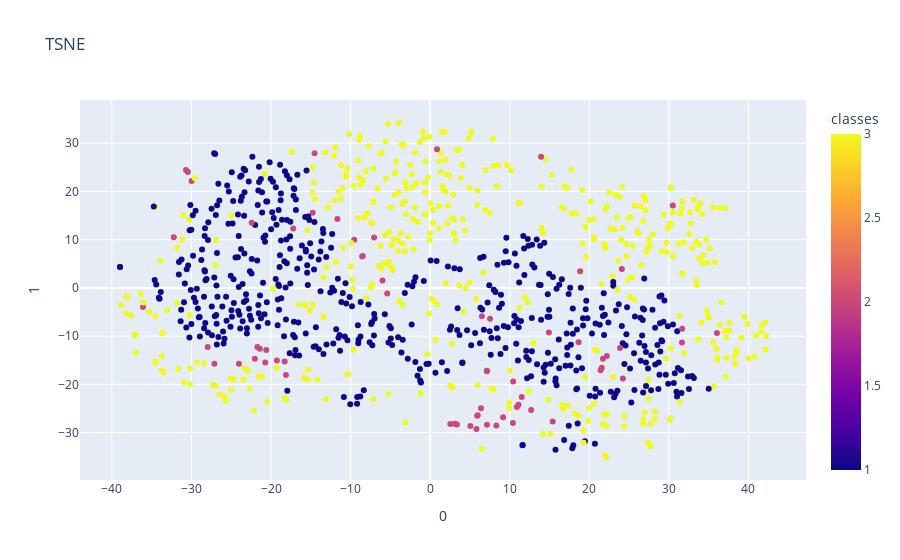
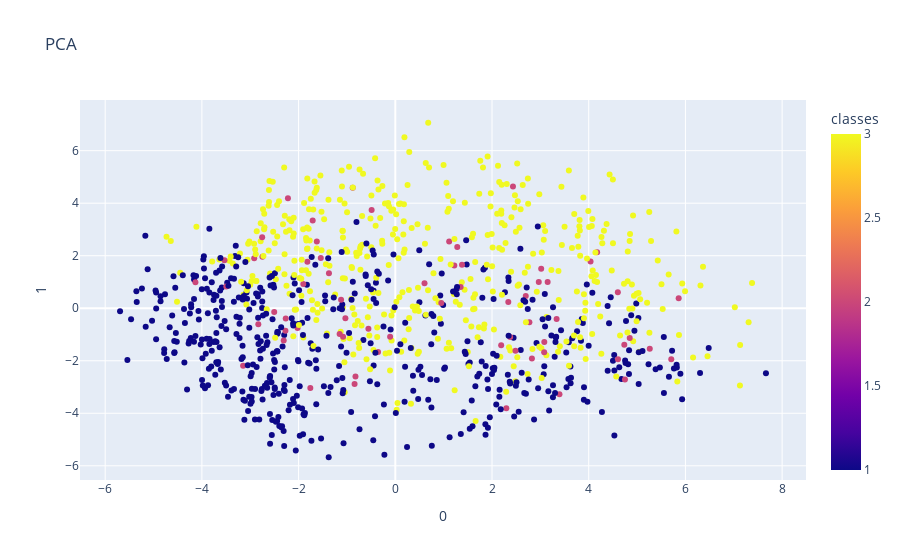
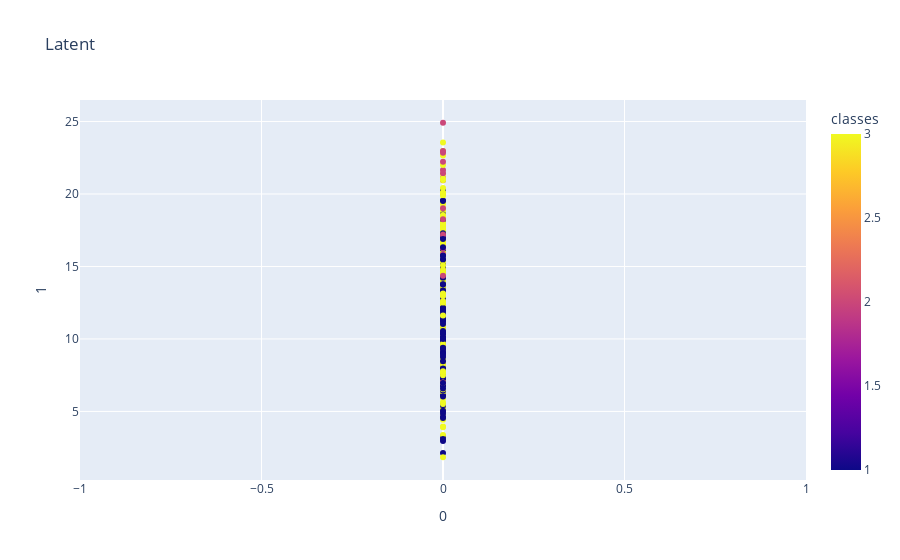
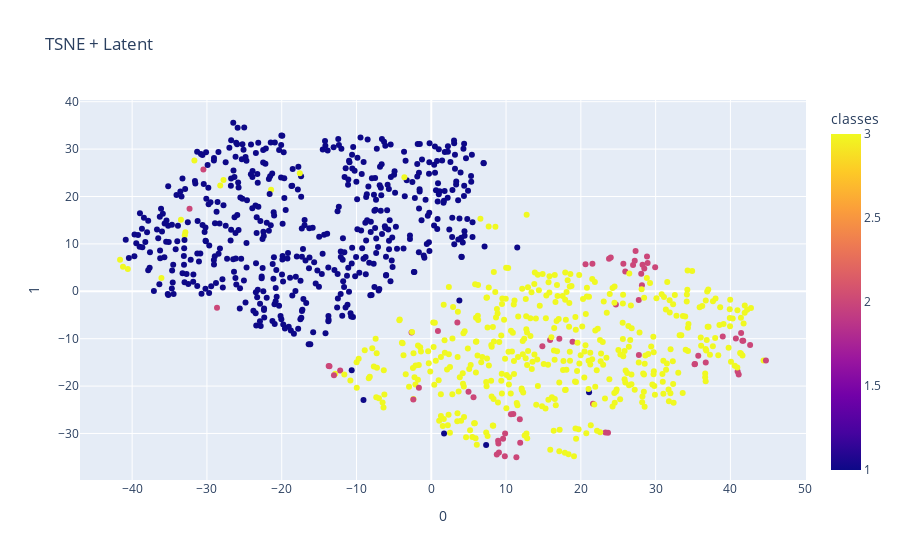

These figures' notebook cell, in order:
### Code cell
plot_data(x_train_tsne, y_train, title="TSNE", is_3d = False)
plot_data(x_train_pca, y_train, title="PCA", is_3d = False)
plot_data(AE_encodings[:, :2], y_train, title="Latent", is_3d = False)
plot_data(AE_encodings_tsne, y_train, title="TSNE + Latent", is_3d = False)
plot_data(AE_encodings_pca, y_train, title="PCA+Latent", is_3d = False)

### Figure 1 — Plotly figure (JSON) as saved in the notebook; plotly's stock layout.template omitted (floating-point values rounded to 4 significant figures; data arrays with more than 128 entries replaced by an {"elided": "..."} marker saying what was removed)
{"data": [{"hovertemplate": "0=%{x}<br>1=%{y}<br>classes=%{marker.color}<extra></extra>", "legendgroup": "", "marker": {"color": {"elided": "1000 int values"}, "coloraxis": "coloraxis", "size": 6, "symbol": "circle"}, "mode": "markers", "name": "", "orientation": "v", "showlegend": false, "type": "scatter", "x": {"elided": "1000 float values"}, "xaxis": "x", "y": {"elided": "1000 float values"}, "yaxis": "y"}], "layout": {"coloraxis": {"colorbar": {"title": {"text": "classes"}}, "colorscale": [[0, "#0d0887"], [0.1111, "#46039f"], [0.2222, "#7201a8"], [0.3333, "#9c179e"], [0.4444, "#bd3786"], [0.5556, "#d8576b"], [0.6667, "#ed7953"], [0.7778, "#fb9f3a"], [0.8889, "#fdca26"], [1, "#f0f921"]]}, "legend": {"tracegroupgap": 0}, "title": {"text": "TSNE"}, "xaxis": {"anchor": "y", "domain": [0, 1], "title": {"text": "0"}}, "yaxis": {"anchor": "x", "domain": [0, 1], "title": {"text": "1"}}}}

### Figure 2 — Plotly figure (JSON) as saved in the notebook; plotly's stock layout.template omitted (floating-point values rounded to 4 significant figures; data arrays with more than 128 entries replaced by an {"elided": "..."} marker saying what was removed)
{"data": [{"hovertemplate": "0=%{x}<br>1=%{y}<br>classes=%{marker.color}<extra></extra>", "legendgroup": "", "marker": {"color": {"elided": "1000 int values"}, "coloraxis": "coloraxis", "size": 6, "symbol": "circle"}, "mode": "markers", "name": "", "orientation": "v", "showlegend": false, "type": "scatter", "x": {"elided": "1000 float values"}, "xaxis": "x", "y": {"elided": "1000 float values"}, "yaxis": "y"}], "layout": {"coloraxis": {"colorbar": {"title": {"text": "classes"}}, "colorscale": [[0, "#0d0887"], [0.1111, "#46039f"], [0.2222, "#7201a8"], [0.3333, "#9c179e"], [0.4444, "#bd3786"], [0.5556, "#d8576b"], [0.6667, "#ed7953"], [0.7778, "#fb9f3a"], [0.8889, "#fdca26"], [1, "#f0f921"]]}, "legend": {"tracegroupgap": 0}, "title": {"text": "PCA"}, "xaxis": {"anchor": "y", "domain": [0, 1], "title": {"text": "0"}}, "yaxis": {"anchor": "x", "domain": [0, 1], "title": {"text": "1"}}}}

### Figure 3 — Plotly figure (JSON) as saved in the notebook; plotly's stock layout.template omitted (floating-point values rounded to 4 significant figures; data arrays with more than 128 entries replaced by an {"elided": "..."} marker saying what was removed)
{"data": [{"hovertemplate": "0=%{x}<br>1=%{y}<br>classes=%{marker.color}<extra></extra>", "legendgroup": "", "marker": {"color": {"elided": "1000 int values"}, "coloraxis": "coloraxis", "size": 6, "symbol": "circle"}, "mode": "markers", "name": "", "orientation": "v", "showlegend": false, "type": "scatter", "x": {"elided": "1000 int values"}, "xaxis": "x", "y": {"elided": "1000 float values"}, "yaxis": "y"}], "layout": {"coloraxis": {"colorbar": {"title": {"text": "classes"}}, "colorscale": [[0, "#0d0887"], [0.1111, "#46039f"], [0.2222, "#7201a8"], [0.3333, "#9c179e"], [0.4444, "#bd3786"], [0.5556, "#d8576b"], [0.6667, "#ed7953"], [0.7778, "#fb9f3a"], [0.8889, "#fdca26"], [1, "#f0f921"]]}, "legend": {"tracegroupgap": 0}, "title": {"text": "Latent"}, "xaxis": {"anchor": "y", "domain": [0, 1], "title": {"text": "0"}}, "yaxis": {"anchor": "x", "domain": [0, 1], "title": {"text": "1"}}}}

### Figure 4 — Plotly figure (JSON) as saved in the notebook; plotly's stock layout.template omitted (floating-point values rounded to 4 significant figures; data arrays with more than 128 entries replaced by an {"elided": "..."} marker saying what was removed)
{"data": [{"hovertemplate": "0=%{x}<br>1=%{y}<br>classes=%{marker.color}<extra></extra>", "legendgroup": "", "marker": {"color": {"elided": "1000 int values"}, "coloraxis": "coloraxis", "size": 6, "symbol": "circle"}, "mode": "markers", "name": "", "orientation": "v", "showlegend": false, "type": "scatter", "x": {"elided": "1000 float values"}, "xaxis": "x", "y": {"elided": "1000 float values"}, "yaxis": "y"}], "layout": {"coloraxis": {"colorbar": {"title": {"text": "classes"}}, "colorscale": [[0, "#0d0887"], [0.1111, "#46039f"], [0.2222, "#7201a8"], [0.3333, "#9c179e"], [0.4444, "#bd3786"], [0.5556, "#d8576b"], [0.6667, "#ed7953"], [0.7778, "#fb9f3a"], [0.8889, "#fdca26"], [1, "#f0f921"]]}, "legend": {"tracegroupgap": 0}, "title": {"text": "TSNE + Latent"}, "xaxis": {"anchor": "y", "domain": [0, 1], "title": {"text": "0"}}, "yaxis": {"anchor": "x", "domain": [0, 1], "title": {"text": "1"}}}}
